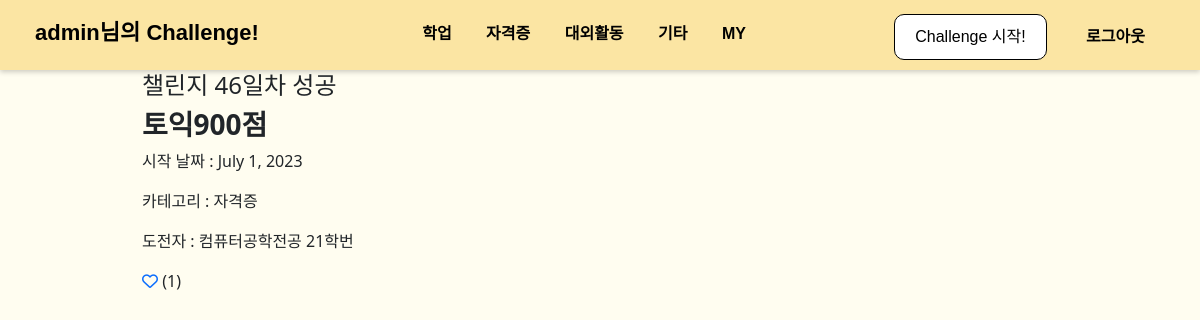
The page /board/1/ (signed in) on the database its author committed.
### board/models.py (models this page shows, shortened)
class User(AbstractUser):
    number = models.ForeignKey(Number, on_delete=models.SET_NULL, null=True)
    college = models.ForeignKey(College, on_delete=models.SET_NULL, null=True)
    major = models.ForeignKey(Major, on_delete=models.SET_NULL, null=True, blank=True)

class Category(models.Model):
    name = models.CharField(max_length=20)
    slug = models.SlugField(max_length=50, unique=True, allow_unicode=True)
    def __str__(self):
        return self.name
    def get_absolute_url(self):
        return f'/board/{self.slug}'
    class Meta:
        verbose_name_plural = 'Categories'

class Challenge(models.Model):
    title = models.CharField(max_length=100)
    memo = models.TextField(null=True, blank=True)
    start_date = models.DateField(auto_now_add=True)
    end_date = models.DateField(blank=True, null=True)
    user = models.ForeignKey(User, on_delete=models.CASCADE)
    STATUS_CHOICES = (("0", "진행중"), ("1", "성공"), ("2", "실패"))
    status = models.CharField(max_length=5, choices=STATUS_CHOICES, default=0)
    category = models.ForeignKey(Category, on_delete=models.SET_NULL, null=True)
    like_users = models.ManyToManyField(User, blank=True, related_name='like_challenge')
    def get_day(self):
        if (self.status=="0"):
            day = date.today()-self.start_date
        else:
            day = self.end_date-self.start_date
        return day.days
    def get_user_name(self):
        if self.user.major:
            return f'{self.user.major} {self.user.number}'
        else:
            return f'{self.user.college} {self.user.number}'

class Major(models.Model):
    name = models.CharField(max_length=30)
    slug = models.SlugField(max_length=50, unique=True, allow_unicode=True)
    college = models.ForeignKey(College, on_delete=models.CASCADE)
    def __str__(self):
        return self.name

class Number(models.Model):
    number = models.CharField(max_length=20)
    def __str__(self):
        return self.number

### board/views.py (the view)
# urls.py: path('<int:pk>/', views.ChallengeDetail.as_view()),
class ChallengeDetail(LoginRequiredMixin, DetailView):
    model = Challenge
    def dispatch(self, request, *args, **kwargs):
        if request.user.is_authenticated:
            return super(ChallengeDetail, self).dispatch(request, *args, **kwargs)
        else:
            return HttpResponseRedirect(request.META.get('HTTP_REFERER'))
    def get_context_data(self, **kwargs):
        context = super(ChallengeDetail, self).get_context_data()
        context['categories'] = Category.objects.all()
        context['colleges'] = College.objects.all()
        context['majors'] = Major.objects.all()
        return context

### board/templates/board/challenge_detail.html (shortened to what this page needs)
{% extends 'board/base.html' %}
{% block main_area %}
<div class="col text-left" style="margin-left:100px; margin-right:100px">
    <h4>챌린지 {{challenge.get_day}}일차
        {% if challenge.status == "0" %}
            진행중
        {% elif challenge.status == "1" %}
            성공
        {% elif challenge.status == "2" %}
            실패
        {% endif %}
    </h4>
    <h3 style="font-weight:bold;">{{challenge.title}}</h3>
    <div>
        <p>시작 날짜 : {{challenge.start_date}}</p>
        <p>카테고리 : {{challenge.category}}</p>
        <p>도전자 : {{challenge.get_user_name}}</p>
    </div>
    {% if request.user in challenge.like_users.all %}
    <a href="like/" type="button" style="color:red;"><i class="fa-solid fa-heart fg-danger"></i></a>
    {% else %}
    <a href="like/" type="button"><i class="fa-regular fa-heart"></i></a>
    {% endif %} ({{challenge.like_users.count}})<br><br>
</div>
{% endblock %}

### board/templates/board/menubar.html (shortened to what this page needs)
<div class="fixed-top" id="top-menu" style="background-color:#FBE5A3;">
    <div id="menubar-left">
        {% if user.is_authenticated %}
        <a class="navbar-brand" href="{% url 'user:main' %}"><b>{{user.username}}님의 Challenge!</b></a>
        {% else %}
        <a class="navbar-brand" href="{% url 'user:main' %}"><b>Challenge!</b></a>
        {% endif %}
    </div>
    <div id="menubar-center">
        {% for c in categories %}
        <a href={{c.get_absolute_url}}>{{c}}</a>
        {% endfor %}
        <a href="#" onclick="checkMY()">MY</a>
    </div>
    <div id="menubar-right">
        <div class="button-container">
            <button class="start_button" type="button" onclick="checkStart()">Challenge 시작!</button>
        </div>
        {% if user.is_authenticated %}
        <a href="{% url 'user:logout' %}" class="top-login-button">로그아웃</a>
        {% else %}
        <a href="{% url 'user:login' %}" class="top-login-button">로그인</a>
        {% endif %}
    </div>
</div>
<div style="padding-top:71px"></div>

### board/static/board/css/topmenu.css (style rules this page uses)
#top-menu { font-family: Arial, sans-serif; margin: 0; padding: 0; background-color: #FBE5A3; color: black; font-weight: bold; display: flex; justify-content: space-between; padding: 10px 20px; box-shadow: 0px 2px 5px rgba(0, 0, 0, 0.2); }
#menubar-left { padding-top: 6px; font-size:22px; }
#menubar-center { padding-top: 12px; }
#top-menu a { text-decoration: none; margin: 0 15px; }
#top-menu a:link, a:visited { color: inherit; }
#menubar-right { padding-top: 4px; }
.button-container { display: inline-block; }
.start_button { background: white; color: black; border: 1px solid black; padding: 10px 20px; border-radius: 10px; cursor: pointer; }
.top-login-button { padding: 10px 20px; cursor: pointer; }

### board/templates/board/base.html (style rules this page uses)
body { background-color: #FFFDF0; }

### rows shown on the page
User: username "admin"
Category: name "학업"
Category: name "자격증"
Category: name "대외활동"
Category: name "기타"
Challenge: get_day "46", title "토익900점", start_date "July 1, 2023", category "자격증", get_user_name "컴퓨터공학전공 21학번", like_users.count "1"
